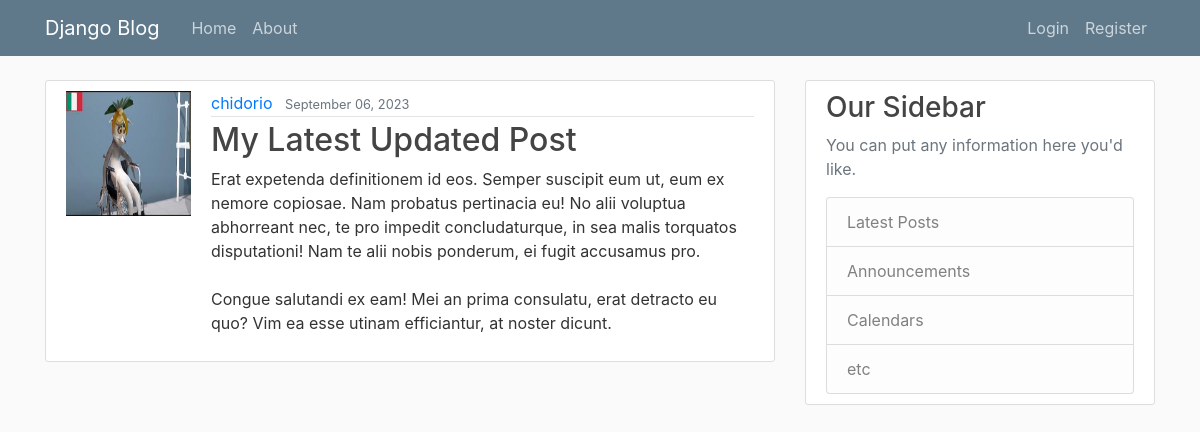
The page /post/30/ on the database its author committed.
### blog/models.py (models this page shows, shortened)
class Post(models.Model):
    title = models.CharField(max_length=100)
    content = models.TextField()
    data_posted = models.DateTimeField(default=timezone.now)
    author = models.ForeignKey(User, on_delete=models.CASCADE)

### users/models.py (models this page shows, shortened)
class Profile(models.Model):
    user = models.OneToOneField(User, on_delete=models.CASCADE)
    image = models.ImageField(default='default.jpg', upload_to='profile_pics')

### blog/views.py (the view)
# urls.py: path('post/<int:pk>/', PostDetailView.as_view(), name='post-detail'),
class PostDetailView(DetailView):
    model = Post

### templates/blog/post_detail.html (shortened to what this page needs)
{% extends "blog/base.html" %}
{% block content %}
    <article class="media content-section">
        <img class="rounded_circle account-img" src="{{ object.author.profile.image.url }}">
        <div class="media-body">
            <div class="article-metadata">
                <a class="mr-2" href="{% url 'user-post' object.author.username %}">{{ object.author }}</a>
                <small class="text-muted">{{ object.data_posted|date:"F d, Y" }}</small>
            </div>
            <h2 class="article-title">{{ object.title }}</h2>
            <p class="article-content">{{ object.content }}</p>
        </div>
    </article>
{% endblock content %}

### blog/static/blog/main.css (style rules this page uses)
body { background: #fafafa; color: #333333; margin-top: 5rem; }
h1, h2, h3, h4, h5, h6 { color: #444444; }
.content-section { background: #ffffff; padding: 10px 20px; border: 1px solid #dddddd; border-radius: 3px; margin-bottom: 20px; }
.article-title { color: #444444; }
.article-content { white-space: pre-line; }
.article-metadata { padding-bottom: 1px; margin-bottom: 4px; border-bottom: 1px solid #e3e3e3 }
.account-img { height: 125px; width: 125px; margin-right: 20px; margin-bottom: 16px; }

### rows shown on the page
Post: author.profile.image (placeholder picture), author "chidorio", data_posted "September 06, 2023", title "My Latest Updated Post", content "Erat expetenda definitionem id eos. Semper suscipit eum ut, eum ex nemore copiosae. Nam probatus pertinacia eu! No alii voluptua abhorreant nec, te pro impedit concludaturque, in sea malis torquatos disputationi! Nam te alii nobis ponderum, ei fugit accusamus pro. Congue salutandi ex eam! Mei an prima consulatu, erat detracto eu quo? Vim ea esse utinam efficiantur, at noster dicunt."
